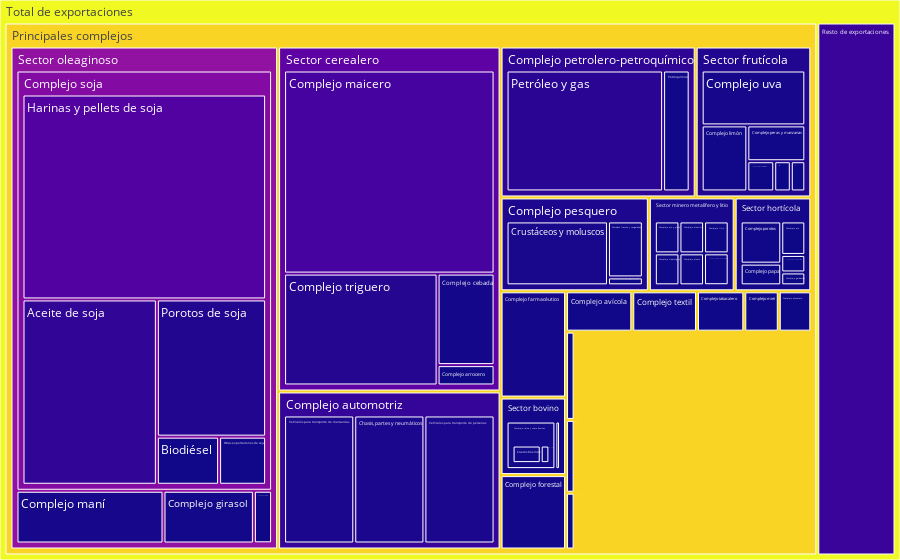

Write notebook code for a chart like this one.
### Code cell
a=49
dic_treemap =  datos_para_teemap(df1,2020,3)
fig = go.Figure(go.Treemap(
    labels = dic_treemap['nombres'],
    parents = dic_treemap['padres'],
    branchvalues = 'total',
    values = dic_treemap['datos'],
    sort = True,
     marker=dict(
            colors=dic_treemap['datos']
            )
    
))
fig.update_traces(selector=dict(type='treemap'))
fig.update_layout(margin = dict(t=0, l=0, r=0, b=0))
fig.show()

### Figure 1 — Plotly figure (JSON) as saved in the notebook; plotly's stock layout.template omitted (floating-point values rounded to 4 significant figures)
{"data": [{"branchvalues": "total", "labels": ["Total de exportaciones", "Principales complejos", "Sector oleaginoso", "Complejo soja", "Harinas y pellets de soja", "Aceite de soja", "Porotos de soja", "Biodiésel", "Otras exportaciones de soja", "Complejo maní", "Complejo girasol", "Complejo olivícola", "Sector cerealero", "Complejo maicero", "Complejo triguero", "Complejo cebada", "Complejo arrocero", "Complejo automotriz", "Vehículos para transporte de mercancías", "Chasis, partes y neumáticos", "Vehículos para transporte de personas", "Sector minero metalífero y litio", "Complejo oro y plata", "Complejo siderúrgico", "Complejo aluminio", "Complejo litio", "Complejo plomo", "Complejo otros minerales metalíferos", "Sector bovino", "Complejo carne y cuero bovinos", "Carne bovina", "Cueros bovinos", "Complejo lácteo", "Complejo petrolero-petroquímico", "Petróleo y gas", "Petroquímico", "Sector frutícola", "Complejo uva", "Complejo limón", "Complejo peras y manzanas", "Complejo arándanos y frutos similares", "Complejo cítricos, excluido el limón", "Complejo resto del sector frutícola", "Complejo pesquero", "Crustáceos y moluscos", "Pescados frescos y congelados", "Harinas y conservas de pescados, crustáceos y moluscos", "Sector hortícola", "Complejo porotos", "Complejo papa", "Complejo ajo", "Complejo garbanzos", "Complejo resto del sector hortícola", "Complejo farmacéutico", "Complejo forestal", "Complejo avícola", "Complejo textil", "Complejo tabacalero", "Complejo miel", "Complejo azucarero", "Complejo yerba mate", "Complejo té", "Complejo equino", "Resto de exportaciones"], "marker": {"colors": [100, 91.22, 30.48, 27.08, 14.22, 7.094, 4.27, 0.853, 0.644, 1.955, 1.202, 0.241, 17.38, 11.21, 4.502, 1.367, 0.304, 7.962, 2.654, 2.654, 2.654, 1.825, 0.304, 0.304, 0.304, 0.304, 0.304, 0.304, 1.15, 1.05, 0.247, 0.803, 0.1, 6.669, 5.701, 0.968, 3.952, 1.794, 0.951, 0.655, 0.158, 0.138, 0.256, 3.153, 2.346, 0.707, 0.1, 1.629, 0.676, 0.347, 0.318, 0.122, 0.166, 1.575, 1.103, 0.605, 0.591, 0.432, 0.315, 0.297, 0.171, 0.141, 0.11, 8.777]}, "parents": ["", "Total de exportaciones", "Principales complejos", "Sector oleaginoso", "Complejo soja", "Complejo soja", "Complejo soja", "Complejo soja", "Complejo soja", "Sector oleaginoso", "Sector oleaginoso", "Sector oleaginoso", "Principales complejos", "Sector cerealero", "Sector cerealero", "Sector cerealero", "Sector cerealero", "Principales complejos", "Complejo automotriz", "Complejo automotriz", "Complejo automotriz", "Principales complejos", "Sector minero metalífero y litio", "Sector minero metalífero y litio", "Sector minero metalífero y litio", "Sector minero metalífero y litio", "Sector minero metalífero y litio", "Sector minero metalífero y litio", "Principales complejos", "Sector bovino", "Complejo carne y cuero bovinos", "Complejo carne y cuero bovinos", "Sector bovino", "Principales complejos", "Complejo petrolero-petroquímico", "Complejo petrolero-petroquímico", "Principales complejos", "Sector frutícola", "Sector frutícola", "Sector frutícola", "Sector frutícola", "Sector frutícola", "Sector frutícola", "Principales complejos", "Complejo pesquero", "Complejo pesquero", "Complejo pesquero", "Principales complejos", "Sector hortícola", "Sector hortícola", "Sector hortícola", "Sector hortícola", "Sector hortícola", "Principales complejos", "Principales complejos", "Principales complejos", "Principales complejos", "Principales complejos", "Principales complejos", "Principales complejos", "Principales complejos", "Principales complejos", "Principales complejos", "Total de exportaciones"], "sort": true, "type": "treemap", "values": [100, 91.22, 30.48, 27.08, 14.22, 7.094, 4.27, 0.853, 0.644, 1.955, 1.202, 0.241, 17.38, 11.21, 4.502, 1.367, 0.304, 7.962, 2.654, 2.654, 2.654, 1.825, 0.304, 0.304, 0.304, 0.304, 0.304, 0.304, 1.15, 1.05, 0.247, 0.803, 0.1, 6.669, 5.701, 0.968, 3.952, 1.794, 0.951, 0.655, 0.158, 0.138, 0.256, 3.153, 2.346, 0.707, 0.1, 1.629, 0.676, 0.347, 0.318, 0.122, 0.166, 1.575, 1.103, 0.605, 0.591, 0.432, 0.315, 0.297, 0.171, 0.141, 0.11, 8.777]}], "layout": {"margin": {"b": 0, "l": 0, "r": 0, "t": 0}}}
